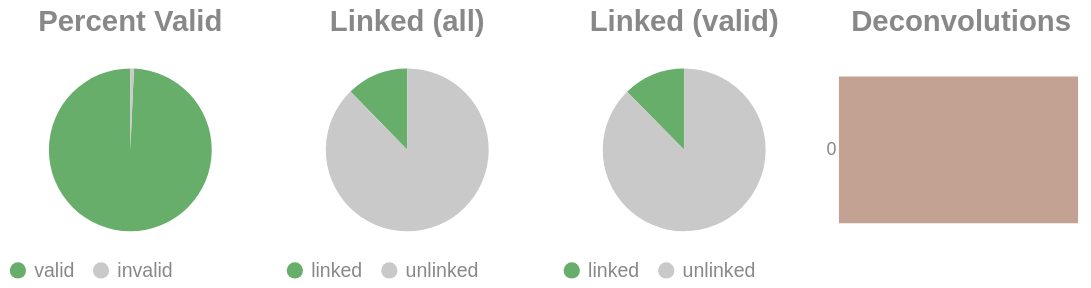

Write notebook code for a chart like this one.
### Code cell
if SKIPLR:
    pass
else:
    clash = Counter()
    for i in valids['molecule'].to_list():
        _mol = i.split("-")
        if len(_mol) == 1:
            clash.update('0')
        else:
            clash.update(_mol[-1])

    _d = {"deconvolutions": [], 'count': []}
    for k,v in clash.items():
        _d['deconvolutions'].append(k)
        _d['count'].append(v)

    tot_valid = valids['reads'].sum()
    mask = valids['reads'] >= 2
    n_linked_reads = valids.filter(mask)['reads'].sum()
    if n_linked_reads == 0:
        print_html("No linked molecules (>=2 reads) were detected; skipping linked-only distributions.")
        SKIPLR = True
    else:
        perc_valid = round(tot_valid / n_reads, 4)
        linked_perc_abs = round(n_linked_reads / n_reads, 4)
        linked_perc = round(n_linked_reads / tot_valid, 4)

    _valid = pl.DataFrame({"valids": ['valid', 'invalid'], "count": [tot_valid, n_reads - tot_valid]})
    _linked_abs = pl.DataFrame({"linked (absolute)": ['linked', 'unlinked'], "count": [n_linked_reads, n_reads - n_linked_reads]})
    _linked_rel = pl.DataFrame({"linked (valids)": ['linked', 'unlinked'], "count": [n_linked_reads, tot_valid - n_linked_reads]})

    (
        alt.hconcat(
            piechart(_valid, goodval = 'valid', title = "Percent Valid"),
            piechart(_linked_abs, goodval = "linked", title =  "Linked (all)"),
            piechart(_linked_rel, goodval = "linked", title =  "Linked (valid)"),
            convolutionbar(pl.DataFrame(_d), title = "Deconvolutions"),
            center = True,
            bounds = 'flush'
        )
        .resolve_scale(color='independent')
        .resolve_legend('independent')
        .properties(usermeta={'embedOptions': {"actions": False}})
    ).display()

### Figure 1 — Vega-Lite specification as saved in the notebook (floating-point values rounded to 4 significant figures)
{"width": "container", "height": 400, "config": {"title": {"anchor": "start", "dy": -15, "fontSize": 18, "color": "#888888", "subtitleColor": "#888888", "subtitleFontSize": 14}, "arc": {"fill": "#0072B2"}, "axis": {"domainColor": "#888888", "domainWidth": 0.5, "gridWidth": 0.2, "grid": false, "titleFontWeight": 400, "titleFontSize": 15, "labelFontSize": 11, "labelColor": "#888888", "tickColor": "#888888", "tickWidth": 0.2, "titleColor": "#888888"}, "axisBand": {"grid": false}, "axisX": {"grid": true, "tickSize": 10, "domainCap": "round"}, "axisY": {"domain": false, "grid": true, "tickSize": 0, "domainCap": "round"}, "background": "transparent", "header": {"labelFontSize": 15, "labelColor": "#888888", "titleFontSize": 15, "titleFontWeight": 600, "titleColor": "#888888"}, "legend": {"labelFont": "sans-serif", "labelFontSize": 12, "labelColor": "#888888", "symbolSize": 100, "symbolType": "circle", "titleFontSize": 12, "titlePadding": 10, "titleColor": "#888888", "title": null}, "range": {"category": ["#E69F00", "#56B4E9", "#009E73", "#F0E442", "#0072B2", "#D55E00", "#CC79A7", "#000000"], "diverging": ["#cfe8f3", "#a2d4ec", "#73bfe2", "#46abdb", "#1696d2", "#12719e"]}, "area": {"fill": "#0072B2", "fillOpacity": 0.7, "line": true, "strokeOpacity": 0.7}, "line": {"color": "#0072B2", "stroke": "#0072B2", "strokeWidth": 2}, "trail": {"color": "#0072B2", "stroke": "#0072B2", "strokeWidth": 0, "size": 1}, "point": {"filled": true, "fillOpacity": 1.0, "size": 95}, "text": {"color": "#888888", "fontSize": 11, "align": "right", "fontWeight": 400, "size": 11}, "bar": {"fill": "#0072B2", "stroke": null}, "view": {"stroke": null, "continuousWidth": 660, "continuousHeight": 400}}, "hconcat": [{"data": {"name": "data-cd59e21531d4f4668e384d883583a00c"}, "mark": {"type": "arc"}, "encoding": {"color": {"field": "valids", "legend": {"orient": "bottom", "title": null}, "scale": {"domain": ["valid", "invalid"], "range": ["#68ae6b", "#C9C9C9"]}, "title": "Valids", "type": "nominal"}, "theta": {"field": "count", "type": "quantitative"}, "tooltip": [{"field": "valids", "title": "Valids", "type": "ordinal"}, {"field": "percent", "format": ".2%", "title": "Percent", "type": "quantitative"}, {"field": "count", "title": "Count", "type": "quantitative"}]}, "height": 100, "title": {"text": "Percent Valid", "align": "center", "anchor": "middle"}, "transform": [{"calculate": "datum.count / 2534860", "as": "percent"}], "width": 150}, {"data": {"name": "data-2f3a6a76d0b9778faf714fb19def5b18"}, "mark": {"type": "arc"}, "encoding": {"color": {"field": "linked (absolute)", "legend": {"orient": "bottom", "title": null}, "scale": {"domain": ["linked", "unlinked"], "range": ["#68ae6b", "#C9C9C9"]}, "title": "Linked (Absolute)", "type": "nominal"}, "theta": {"field": "count", "type": "quantitative"}, "tooltip": [{"field": "linked (absolute)", "title": "Linked (Absolute)", "type": "ordinal"}, {"field": "percent", "format": ".2%", "title": "Percent", "type": "quantitative"}, {"field": "count", "title": "Count", "type": "quantitative"}]}, "height": 100, "title": {"text": "Linked (all)", "align": "center", "anchor": "middle"}, "transform": [{"calculate": "datum.count / 2534860", "as": "percent"}], "width": 150}, {"data": {"name": "data-d119cb14f7e0f09530a9c67b0c112824"}, "mark": {"type": "arc"}, "encoding": {"color": {"field": "linked (valids)", "legend": {"orient": "bottom", "title": null}, "scale": {"domain": ["linked", "unlinked"], "range": ["#68ae6b", "#C9C9C9"]}, "title": "Linked (Valids)", "type": "nominal"}, "theta": {"field": "count", "type": "quantitative"}, "tooltip": [{"field": "linked (valids)", "title": "Linked (Valids)", "type": "ordinal"}, {"field": "percent", "format": ".2%", "title": "Percent", "type": "quantitative"}, {"field": "count", "title": "Count", "type": "quantitative"}]}, "height": 100, "title": {"text": "Linked (valid)", "align": "center", "anchor": "middle"}, "transform": [{"calculate": "datum.count / 2516861", "as": "percent"}], "width": 150}, {"data": {"name": "data-a293ab18ab4379ccbd9fa6637ae54fe6"}, "mark": {"type": "bar"}, "encoding": {"color": {"field": "deconvolutions", "legend": null, "scale": {"scheme": "lightgreyred"}, "type": "nominal"}, "tooltip": [{"field": "deconvolutions", "title": "Deconvolutions", "type": "ordinal"}, {"field": "percent", "format": ".2%", "title": "Percent", "type": "quantitative"}, {"field": "count", "title": "Count", "type": "quantitative"}], "x": {"axis": null, "field": "count", "type": "quantitative"}, "y": {"field": "deconvolutions", "sort": "ascending", "title": null, "type": "nominal"}}, "height": 100, "title": {"text": "Deconvolutions", "align": "center", "anchor": "middle"}, "transform": [{"calculate": "datum.count / 2348570", "as": "percent"}], "width": 150}], "bounds": "flush", "center": true, "resolve": {"legend": {"angle": "independent"}, "scale": {"color": "independent"}}, "usermeta": {"embedOptions": {"actions": false}}, "$schema": "https://vega.github.io/schema/vega-lite/v6.1.0.json", "datasets": {"data-cd59e21531d4f4668e384d883583a00c": [{"valids": "valid", "count": 2516861}, {"valids": "invalid", "count": 17999}], "data-2f3a6a76d0b9778faf714fb19def5b18": [{"linked (absolute)": "linked", "count": 311487}, {"linked (absolute)": "unlinked", "count": 2223373}], "data-d119cb14f7e0f09530a9c67b0c112824": [{"linked (valids)": "linked", "count": 311487}, {"linked (valids)": "unlinked", "count": 2205374}], "data-a293ab18ab4379ccbd9fa6637ae54fe6": [{"deconvolutions": "0", "count": 2348570}]}}
